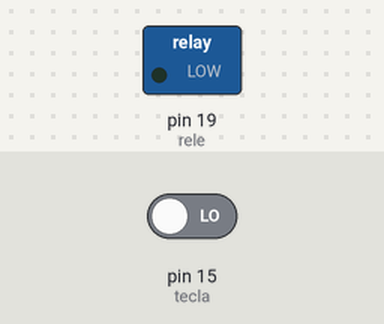
This sketch was run on a simulated Arduino Uno, built with avr-gcc and run on an emulated ATmega328P. Shown: switched loads named in the sketch (green lamp = pin HIGH). The inputs (shaded band) are chosen by the test bench; at power-on: pin 15 (tecla) LOW.

Above: at 1.2 s.
1.3 s: pin 15 (tecla) driven HIGH
At 2.5 s:
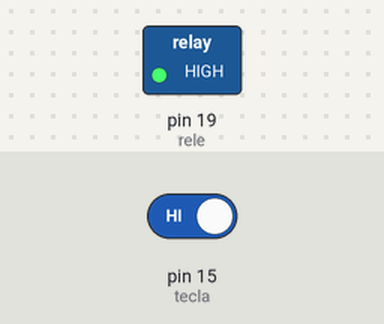
2.8 s: pin 15 (tecla) driven LOW
At 3.8 s:
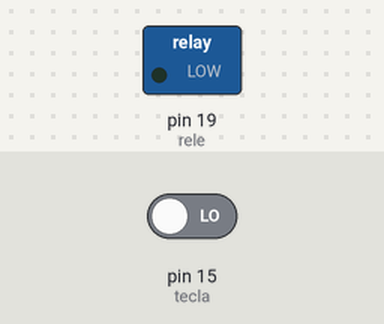
Timing chart, 0 to 5.8 s (numbered marks = the images above; inputs shaded):
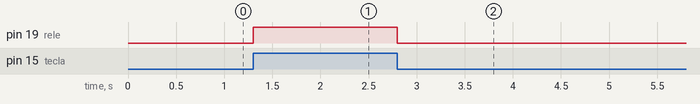

Measured:
- after the input at 1.3 s, pin 19 (rele): LOW → HIGH at once
- after the input at 2.8 s, pin 19 (rele): HIGH → LOW at once

The sketch:

Code2.ino
```cpp
/*
 * Arquivo:     Code2.ino
 * Autor:       Prof. Rodrigo Rimoldi de Lima
 *
 * Criacao:     30/07/2024
 *
 * Descricao:   Codigo desenvolvido para acionar um rele a partir
 *              da verificacao de uma condicao de entrada.
 */

// Definições de variáveis e constantes
#define  rele        19  // GPIO19
#define  tecla       15  // GPIO15
#define  debouncing  20  // Tempo para evitar trepidacoes

// Parametrizações do dispositivo
void setup() {
  pinMode(rele, OUTPUT);
  pinMode(tecla, INPUT);
}

// Loop infinito
void loop() {
  if (digitalRead(tecla)){
    delayMicroseconds(debouncing);
    digitalWrite(rele, HIGH);
  }

  else{
    delayMicroseconds(debouncing);
    digitalWrite(rele, LOW);
  }
}
```
